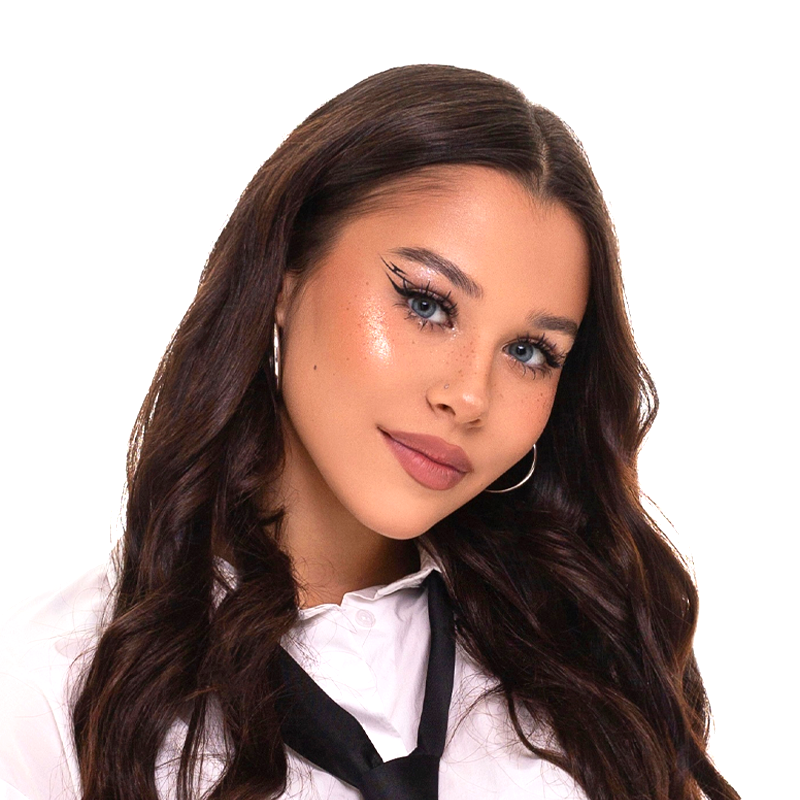
#> input picture r1/1.png, 800 x 800 px
$ python main.py
#> lines starting #> are read from the running program, lines starting #| are printed output that depends on the picture
#> the answer given: r1
import os
from PIL import Image


def create_images(folder_names, output_filename):
    """
    Функция merge_images_to_tiff объединяет изображения из указанных папок в один TIFF-файл.
    Она принимает два аргумента:
    1. folder_names - список имен папок, из которых нужно взять изображения
    2. output_filename - имя выходного TIFF-файла, в который будут объединены изображения
    """
#> called with output_filename = 'Result.tif'
    images = []
    current_dir = os.path.dirname(os.path.abspath(__file__))
    for folder_name in folder_names:
        folder_path = os.path.join(current_dir, folder_name)
        for filename in os.listdir(folder_path):
            file_path = os.path.join(folder_path, filename)
            if file_path.endswith(".png"):
                image = Image.open(file_path)
#> image is the input picture: PIL image 800x800 RGBA; mean R, G, B, A 176, 157.6, 152.8, 255
                image = image.convert("RGB")
#> image: PIL image 800x800 RGB
                images.append(image)

    widths, heights = zip(*(img.size for img in images))
    max_width = max(widths)
    total_height = sum(heights)

    new_image = Image.new("RGB", (max_width, total_height), color="white")
#> new_image: PIL image 800x1600 RGB; every value is 255
    y_offset = 0
    for img in images:
        new_image.paste(img, (0, y_offset))
        y_offset += img.size[1]
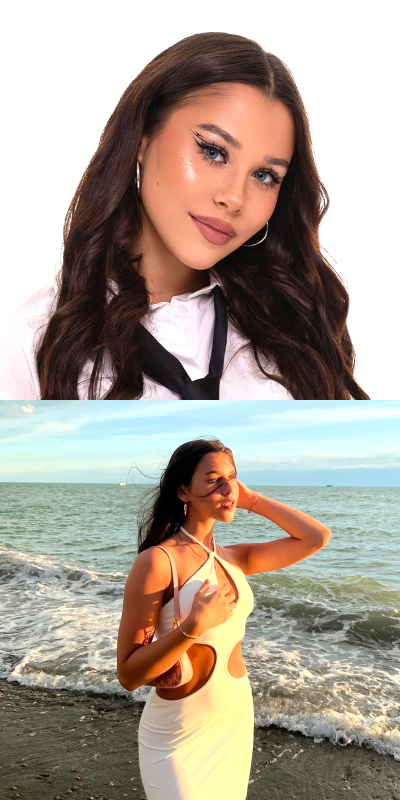
#> new_image: PIL image 800x1600 RGB (shown at 1/2 size); mean R, G, B 171.4, 160.3, 148.6

    new_image.save(output_filename, "TIFF", compression="tiff_deflate")


if __name__ == "__main__":
    folder_names = input("Введите список папок через запятую: ").split(",")
    folder_names = [folder.strip() for folder in folder_names]
    output_filename = "Result.tif"
    create_images(folder_names, output_filename)
